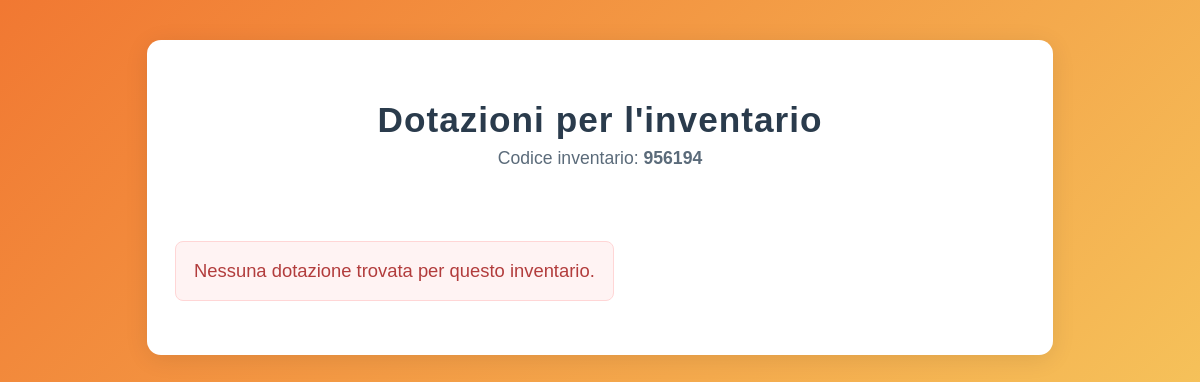
/user_page/dotazioni/dotazioni.php?codice=956194, run on an earlier commit of the app's database.
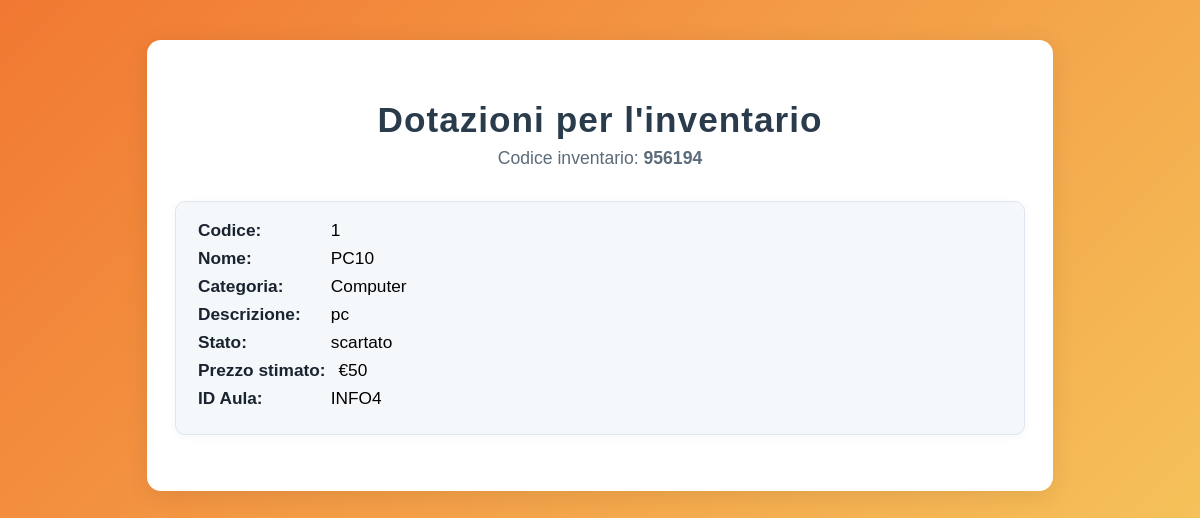
And on a later commit of the database.
### tables this page shows
CREATE TABLE `dotazione` (
  `codice` varchar(50) NOT NULL,
  `nome` varchar(100) DEFAULT NULL,
  `categoria` varchar(50) DEFAULT NULL,
  `descrizione` text DEFAULT NULL,
  `stato` varchar(20) DEFAULT NULL,
  `prezzo_stimato` float(10,2) DEFAULT NULL,
  `ID_aula` varchar(20) DEFAULT NULL
);

### user_page/dotazioni/dotazioni.php (the view, shortened to what this page needs)
<?php
$host = 'localhost';
$db = 'inventariosdarzo';
$user = 'root';
$pass = '';
try {
    $conn = new PDO("mysql:host=$host;dbname=$db", $user, $pass);
    $conn->setAttribute(PDO::ATTR_ERRMODE, PDO::ERRMODE_EXCEPTION);
} catch (PDOException $e) {
    die("Connessione fallita: " . $e->getMessage());
}
$codiceInventario = $_GET['codice'];
try {
$stmt = $conn->prepare("
    SELECT d.codice, d.nome, d.categoria, d.descrizione, d.stato, d.prezzo_stimato, d.ID_aula
    FROM dotazione d
    INNER JOIN riga_inventario ri ON d.codice = ri.codice_dotazione
    WHERE ri.codice_inventario = ?
");
$stmt->execute([$codiceInventario]);
$dotazioni = $stmt->fetchAll(PDO::FETCH_ASSOC);
} catch (PDOException $e) {
    die("Errore nella lettura delle dotazioni: " . $e->getMessage());
}
?>
<!DOCTYPE html>
<html lang="it">
<head>
    <link rel="stylesheet" href="..\..\assets\css\shared_style_login_register.css">
    <link rel="stylesheet" href="..\..\assets\css\background.css">
    <link rel="stylesheet" href="dotazioni.css">
</head>
<body>
    <div class="container">
        <div class="header-section">
            <h1>Dotazioni per l'inventario</h1>
            <div class="subtitle">Codice inventario: <b><?= htmlspecialchars($codiceInventario) ?></b></div>
        </div>
        <?php if (count($dotazioni) === 0): ?>
            <p class="no-results">Nessuna dotazione trovata per questo inventario.</p>
        <?php else: ?>
            <?php foreach ($dotazioni as $d): ?>
                <div class="dotazione">
                    <div><span class="label">Codice:</span> <?= htmlspecialchars($d['codice']) ?></div>
                    <div><span class="label">Nome:</span> <?= htmlspecialchars($d['nome']) ?></div>
                    <div><span class="label">Categoria:</span> <?= htmlspecialchars($d['categoria']) ?></div>
                    <div><span class="label">Descrizione:</span> <?= htmlspecialchars($d['descrizione']) ?></div>
                    <div><span class="label">Stato:</span> <?= htmlspecialchars($d['stato']) ?></div>
                    <div><span class="label">Prezzo stimato:</span> €<?= htmlspecialchars($d['prezzo_stimato']) ?></div>
                    <div><span class="label">ID Aula:</span> <?= htmlspecialchars($d['ID_aula']) ?></div>
                </div>
            <?php endforeach; ?>
        <?php endif; ?>
    </div>
</body>
</html>

### assets/css/shared_style_login_register.css (style rules this page uses)
h1 { text-align: center; color: #333; }
p { text-align: center; color: #000000; }

### assets/css/background.css (style rules this page uses)
body { font-family: Arial, sans-serif; background: linear-gradient(-45deg, #f17832, #fec11a, #f7da67, #f17832); background-size: 400% 400%; animation: gradientMove 10s ease infinite; }

### user_page/dotazioni/dotazioni.css (style rules this page uses)
.container { max-width: 850px; margin: 40px auto; background: #fff; border-radius: 14px; box-shadow: 0 4px 24px rgba(0,0,0,0.09); padding: 36px 28px; }
.header-section { text-align: center; margin-bottom: 32px; }
.header-section h1 { color: #2a3b4c; font-size: 2.2em; margin-bottom: 8px; letter-spacing: 1px; }
.header-section .subtitle { color: #5b6b7a; font-size: 1.1em; margin-bottom: 0; }
.dotazione { background: #f5f8fa; border: 1px solid #e0e6ed; border-radius: 10px; padding: 18px 22px; margin-bottom: 20px; transition: box-shadow 0.2s, background 0.2s; box-shadow: 0 2px 8px rgba(42,59,76,0.04); }
.label { font-weight: 600; color: #1a2330; margin-right: 8px; display: inline-block; min-width: 120px; }
.dotazione > div { margin-bottom: 7px; font-size: 1.08em; }
.no-results { text-align: center; color: #b23c3c; font-size: 1.15em; margin-top: 40px; background: #fff3f3; border: 1px solid #ffd6d6; border-radius: 8px; padding: 18px; display: inline-block; }

What changed in the data, as far as the page shows it:
added dotazione: codice "1", nome "PC10", categoria "Computer", descrizione "pc", stato "scartato", prezzo_stimato "50", ID_aula "INFO4"
Also different on the page:
text no longer shown: "Nessuna dotazione trovata per questo inventario."
